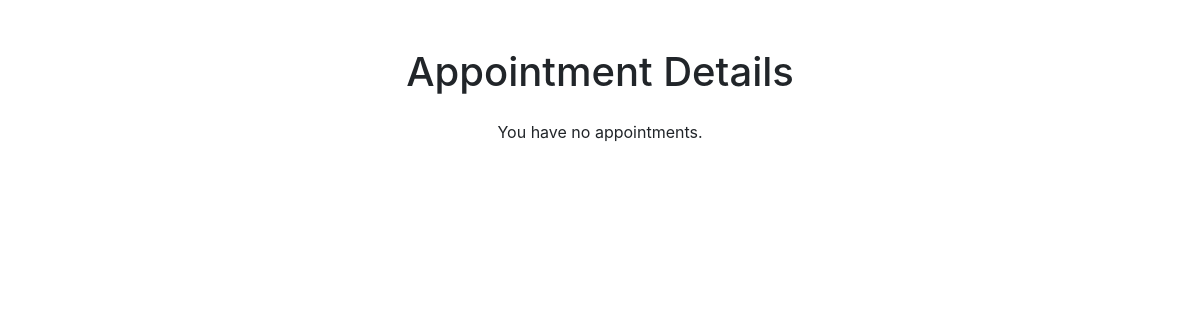
The page /my_appointments/ (signed in) on the database as committed earlier.
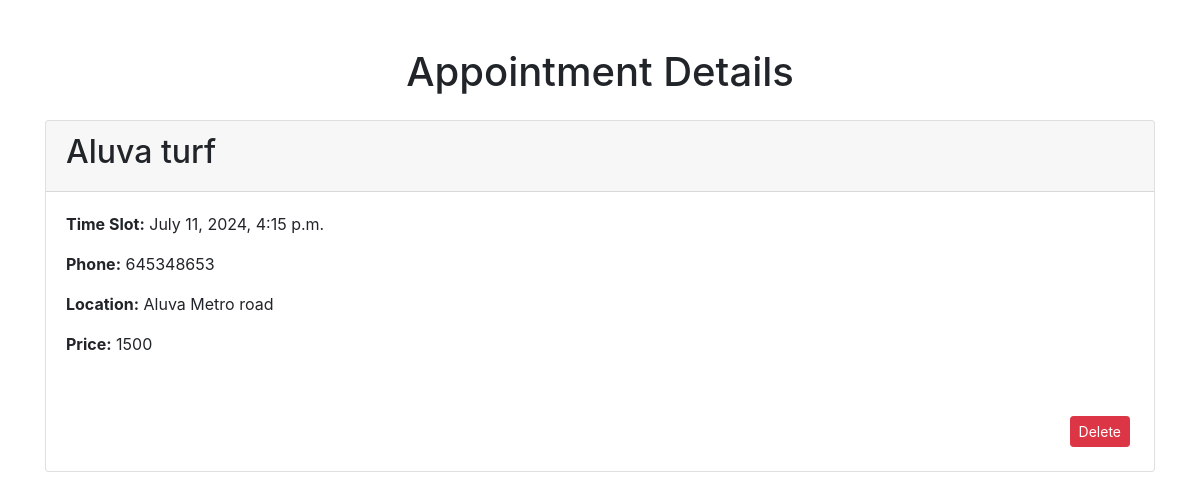
The same page on the database as committed later.
### core/models.py (models this page shows, shortened)
class Appointment(models.Model):
    user = models.ForeignKey(User, on_delete=models.CASCADE)
    time_slot = models.DateTimeField()
    phone = models.CharField(max_length=15)
    stadium = models.ForeignKey(Stadium, on_delete=models.CASCADE)

class Stadium(models.Model):
    name = models.CharField(max_length=100)
    price = models.PositiveBigIntegerField(null=True)
    location = models.CharField(max_length=255)
    booked = models.BooleanField(default=False)

### core/views.py (the view)
# urls.py: path('my_appointments/', my_appointments, name='my_appointments'),
@login_required
def my_appointments(request):
    appointments = Appointment.objects.filter(user=request.user)
    return render(request, 'my_appointments.html', {'appointments': appointments})

### templates/my_appointments.html (shortened to what this page needs)
<!DOCTYPE html>
<html lang="en">
<head>
    <link href="https://maxcdn.bootstrapcdn.com/bootstrap/4.5.2/css/bootstrap.min.css" rel="stylesheet">
</head>
<body>
    <div class="container mt-5">
        <h1 class="text-center mb-4">Appointment Details</h1>
        {% for appointment in appointments %}
        <div class="card mb-4">
            <div class="card-header">
                <h2>{{ appointment.stadium.name }}</h2>
            </div>
            <div class="card-body">
                <p><strong>Time Slot:</strong> {{ appointment.time_slot }}</p>
                <p><strong>Phone:</strong> {{ appointment.phone }}</p>
                <p><strong>Location:</strong> {{ appointment.stadium.location }}</p>
                <p><strong>Price:</strong> {{ appointment.stadium.price }}</p>
            </div>
            <div class="text-right m-4  ">
                <a href="{% url 'delete_appointment' appointment.id %}" class="btn btn-danger btn-sm">Delete</a>
            </div>
        </div>
        {% empty %}
        <p class="text-center">You have no appointments.</p>
        {% endfor %}
    </div>
</body>
</html>

Rows that differ between the two databases and show on the page:
added Appointment: stadium.name "Aluva turf", time_slot "July 11, 2024, 4:15 p.m.", phone "645348653", stadium.location "Aluva Metro road", stadium.price "1500"
Other text that changed with them:
text no longer shown: "You have no appointments."
